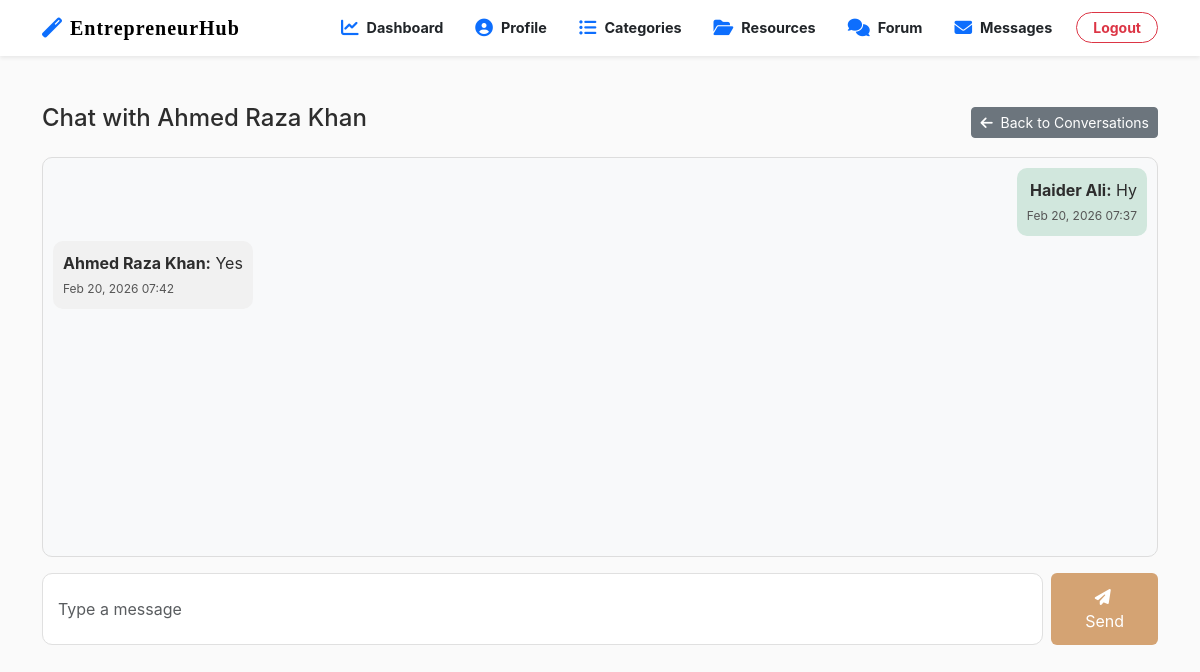
/agent/chat.php?user_id=1 (signed in), run on the app's committed database.
### tables this page shows
CREATE TABLE `users` (
  `id` int(11) NOT NULL,
  `full_name` varchar(100) NOT NULL,
  `username` varchar(50) NOT NULL,
  `email` varchar(100) NOT NULL,
  `password` varchar(255) NOT NULL,
  `dob` date DEFAULT NULL,
  `cnic` varchar(15) DEFAULT NULL,
  `contact_number` varchar(20) DEFAULT NULL,
  `address` text DEFAULT NULL,
  `is_active` tinyint(1) DEFAULT 1,
  `created_at` timestamp NOT NULL DEFAULT current_timestamp(),
  `updated_at` timestamp NOT NULL DEFAULT current_timestamp() ON UPDATE current_timestamp(),
  `role` enum('user','agent') NOT NULL DEFAULT 'user',
  `expertise_area` varchar(255) DEFAULT NULL,
  `experience_years` int(11) DEFAULT NULL,
  `bio` text DEFAULT NULL,
  `website` varchar(255) DEFAULT NULL,
  `linkedin` varchar(255) DEFAULT NULL
);

CREATE TABLE `private_messages` (
  `message_id` int(11) NOT NULL,
  `sender_id` int(11) NOT NULL,
  `receiver_id` int(11) NOT NULL,
  `message` text NOT NULL,
  `is_read` tinyint(1) DEFAULT 0,
  `sent_at` timestamp NOT NULL DEFAULT current_timestamp()
);

### agent/chat.php (the view, shortened to what this page needs)
<?php
include('config.php');
$user_id = $_SESSION['id'];
$other_id = intval($_GET['user_id']);
$other_res = mysqli_query($conn,"SELECT full_name FROM users WHERE id=$other_id");
$other = mysqli_fetch_assoc($other_res);
mysqli_query($conn, "UPDATE private_messages SET is_read=1 WHERE sender_id=$other_id AND receiver_id=$user_id");
$messages = mysqli_query($conn,"SELECT pm.*, u.full_name AS sender_name
    FROM private_messages pm
    JOIN users u ON pm.sender_id = u.id
    WHERE (sender_id=$user_id AND receiver_id=$other_id) OR (sender_id=$other_id AND receiver_id=$user_id)
    ORDER BY sent_at ASC
");
?>
<!DOCTYPE html>
<html lang="en">
<head>
<link href="https://cdn.jsdelivr.net/npm/bootstrap@5.3.0/dist/css/bootstrap.min.css" rel="stylesheet">
<link rel="stylesheet" href="https://cdnjs.cloudflare.com/ajax/libs/font-awesome/6.4.0/css/all.min.css">
<link rel="stylesheet" href="../CSS/style.css">
</head>
<body>
<?php include('navbar.php'); ?>
<div class="container mt-5 mb-5">
    <div class="d-flex justify-content-between align-items-center mb-3">
        <h4>Chat with <?= htmlspecialchars($other['full_name']) ?></h4>
        <a href="messages.php" class="btn btn-sm btn-secondary"><i class="fas fa-arrow-left me-1"></i> Back to Conversations</a>
    </div>
    <div id="chat-box" class="chat-box mb-3">
        <?php while($m=mysqli_fetch_assoc($messages)): ?>
            <div class="<?= $m['sender_id']==$user_id ? 'msg-right' : 'msg-left' ?>">
                <strong><?= htmlspecialchars($m['sender_name']) ?>:</strong> <?= htmlspecialchars($m['message']) ?>
                <br><span class="msg-time"><?= date('M d, Y H:i', strtotime($m['sent_at'])) ?></span>
            </div>
        <?php endwhile; ?>
    </div>
    <form method="POST" class="d-flex">
        <input type="text" name="message" class="form-control me-2" placeholder="Type a message" required>
        <button class="btn btn-primary"><i class="fas fa-paper-plane me-1"></i> Send</button>
    </form>
</div>
</body>
</html>

### CSS/style.css (style rules this page uses)
:root { --primary-color: #d4a373; --accent-color: #faedcd; --text-dark: #2d2d2d; --bg-light: #fefae0; --transition: all 0.3s ease; }
body { font-family: 'Inter', sans-serif; background-color: #fafafa; color: var(--text-dark); }
.form-control { border: 1px solid #e0e0e0; padding: 12px 15px; border-radius: 10px; transition: var(--transition); }
.btn-primary { background-color: var(--primary-color); border: none; padding: 12px 25px; }

### agent/chat.php (style rules this page uses)
.chat-box { height: 400px; overflow-y: scroll; border: 1px solid #ddd; padding: 10px; background: #f8f9fa; border-radius: 10px; }
.msg-left { background:#f1f1f1; border-radius:10px; padding:10px; margin-bottom:5px; width: fit-content; max-width:75%; }
.msg-right { background:#d1e7dd; border-radius:10px; padding:10px; margin-bottom:5px; text-align:right; margin-left:auto; width: fit-content; max-width:75%; }
.msg-time { font-size: 0.75rem; color:#555; }

### data on the page
users: full_name "Ahmed Raza Khan"
private_messages: sender.full_name "Haider Ali", message "Hy", sent_at "Feb 20, 2026 07:37"
private_messages: sender.full_name "Ahmed Raza Khan", message "Yes", sent_at "Feb 20, 2026 07:42"
